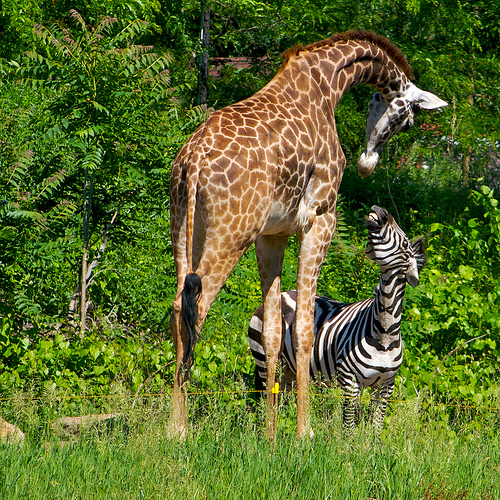
#> input picture giraffe.jpg, 500 x 500 px, found by its file name
$ jupyter execute --allow-errors yolo.ipynb
#> lines starting #> are read from the running program, lines starting #| are printed output that depends on the picture
[cell 1]
import cv2
import numpy as np
import matplotlib.pyplot as plt

#> (a cell that did not finish here is left out)

[cell 3]
classes = []

#> (the rest of this cell did not finish here and is left out)

[cell 4]
len(classes)

[cell 5]
img = cv2.imread("/giraffe.jpg")
#> img is the input picture: shape (500, 500, 3); mean B, G, R 42.3, 107.9, 91.8

blob = cv2.dnn.blobFromImage(img, 1/255, (320,320), (0,0,0), swapRB=True, crop = False)

[cell 6]
i = blob[0].reshape(320,320,3)
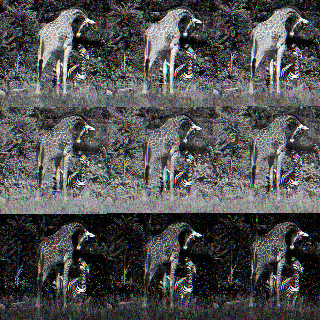
#> i: shape (320, 320, 3) float32; mean of channels 0, 1, 2 0.316, 0.316, 0.316; drawn as B, G, R
plt.imshow(i)

#> (a cell that did not finish here is left out)

#> (a cell that did not finish here is left out)

[cell 9]
boxes = []
confidences = []
class_ids = []

width = img.shape[1]
#> width = 500
height = img.shape[0]
#> height = 500

#> (the rest of this cell did not finish here and is left out)

[cell 10]
len(boxes)

[cell 11]
indexes = cv2.dnn.NMSBoxes(boxes, confidences, 0.5, 0.4)

[cell 12]
font = cv2.FONT_HERSHEY_PLAIN
colors = np.random.uniform(0, 255, size = (len(boxes),3) )

[cell 13]
if len(indexes) > 0:

  for i in indexes.flatten():
    x,y,w,h = boxes[i]

    label = str(classes[class_ids[i]])
    confi = str(round(confidences[i], 2))
    color = colors[i]

    cv2.rectangle(img, (x,y), (x+w, y+h), color, 1)
    cv2.putText(img, label +" "+confi, (x,y+20), font, 2, (255,255,255), 1)

[cell 14]
plt.imshow(img)

[cell 15]
cv2.imwrite("/image.jpeg", img)
#> Out = True
